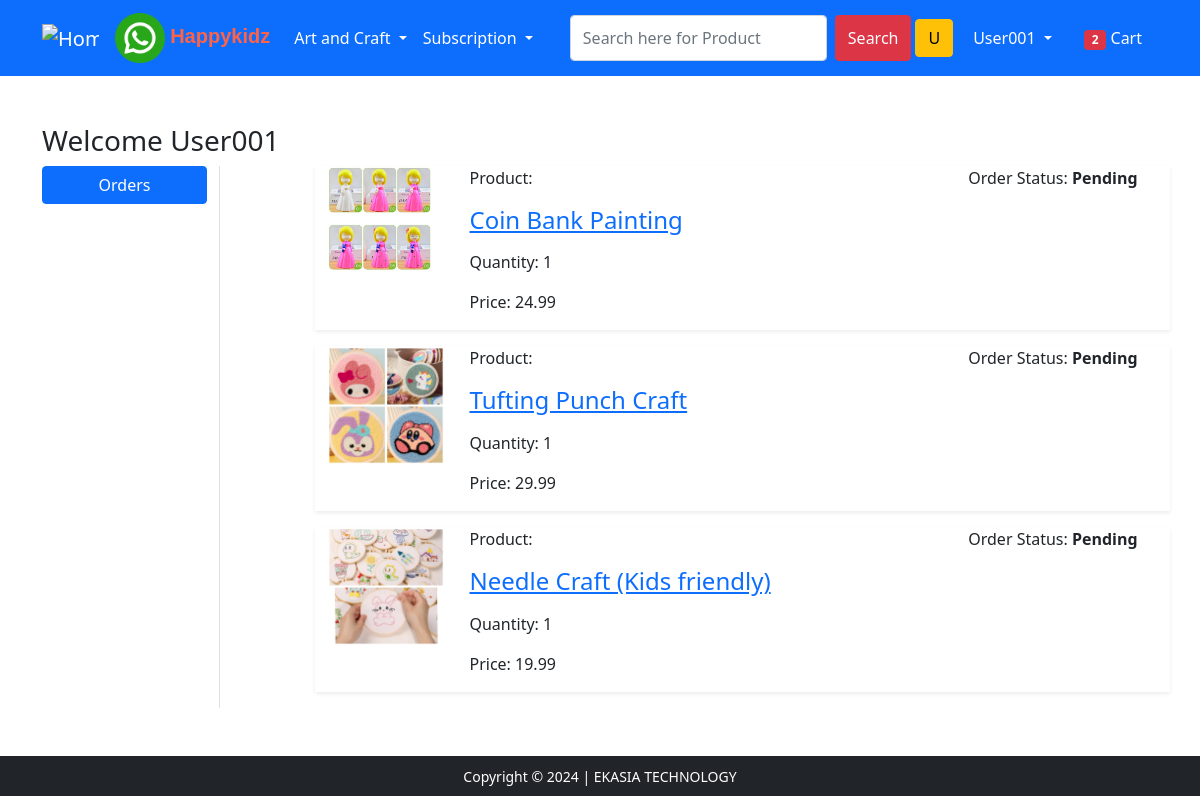
The app's page /orders/ (signed in) with its own data.
### app/models.py (models this page shows, shortened)
class OrderPlaced(models.Model):
    user=models.ForeignKey(User, on_delete=models.CASCADE)
    customer=models.ForeignKey(Customer, on_delete=models.CASCADE)
    product=models.ForeignKey(Product, on_delete=models.CASCADE)
    quantity=models.PositiveBigIntegerField(default=1)
    ordered_date=models.DateField(auto_now_add=True)
    status=models.CharField(max_length=54,choices=STATUS_CHOICES,default='Pending')
    @property
    def total_cost(self):
        return self.quantity * self.product.discounted_price

class Product(models.Model):
    title=models.CharField(max_length=256)
    selling_price=models.FloatField()
    discounted_price=models.FloatField()
    description=models.TextField(max_length=1000)
    brand=models.CharField(max_length=50)
    category=models.CharField(max_length=2,choices=CATEGORY_CHOICES)
    product_image=models.ImageField(upload_to='productsimg')

### app/views.py (the view)
# urls.py: path('orders/', views.orders, name='orders'),
@login_required
def orders(request):
 total_item=0
 order_placed=OrderPlaced.objects.filter(user=request.user)
 if request.user.is_authenticated:
        total_item=len(Cart.objects.filter(user=request.user))
 return render(request, 'app/orders.html',{'order_placed':order_placed,'total_item':total_item})

### app/templates/app/orders.html (shortened to what this page needs)
{% extends 'app/base.html' %} {% load static %}  {% block main-content %}
<div class="container my-5">
  <div class="row">
    <h3>Welcome <span class="text-capitalize">{{request.user}}</span></h3>
    <div class="col-sm-2 border-end">
      <ul class="list-unstyled">
        <li class="d-grid">
          <a href="{% url 'orders' %}" class="btn btn-primary">Orders</a>
        </li>
      </ul>
    </div>
    <div class="col-sm-9 offset-sm-1">
      {% for op in order_placed %}
      <div class="row shadow-sm mb-3">
        <div class="col-sm-2">
          <img
            src="{{op.product.product_image.url}}"
            alt=""
            class="img-fluid"
            height="140"
            width="140"
          />
        </div>
        <div class="col-sm-7">
          <p>Product: <h4><a href="{% url 'product-detail' op.product.id %}">{{op.product.title}}</a></h4></p>
          <p>Quantity: {{op.quantity}}</p>
          <p>Price: {{op.total_cost}}</p>
        </div>
        <div class="col-sm-3">
          <p >Order Status: <strong>{{op.status}}</strong></p>
        </div>
      </div>
      {% endfor %}
    </div>
  </div>
</div>
{% endblock main-content %}

### app/templates/app/base.html (shortened to what this page needs)
<!DOCTYPE html>
{% load static %}
<html lang="en">
  <head>
    <link
      href="https://cdn.jsdelivr.net/npm/bootstrap@5.0.0-beta1/dist/css/bootstrap.min.css"
      rel="stylesheet"
    />
    <link rel="stylesheet" href="{% static 'app/css/owl.carousel.min.css' %}" />
    <link rel="stylesheet" href="{% static 'app/css/all.min.css' %}" />
    <link rel="stylesheet" href="{% static 'app/css/style.css' %}" />
  </head>
  <body>
    <nav class="navbar navbar-expand-lg navbar-dark bg-primary">
      <div class="container">
        <a class="navbar-brand" href="/"><img style="height:50px;" src="{% static 'app/images/logo.png' %}" alt="Home">
        </a>
        <a class="navbar-brand" href="https://wa.me/60166639729" target="blank"><img style="height:50px;" src="{% static 'app/images/whatsapp_logo.png' %}" alt="Whatsapp">
          <b><span style="font-family:sans-serif; font-size:100%; color:tomato;">Happykidz </span></b>
        </a>
        <div class="collapse navbar-collapse" id="navbarSupportedContent">
          <ul class="navbar-nav me-auto mb-2 mb-lg-0">
            <li class="nav-item dropdown">
              <a
                class="nav-link dropdown-toggle text-white"
                href="#"
                id="artcraftDropdown"
                role="button"
                data-bs-toggle="dropdown"
                aria-expanded="false"
              >
                Art and Craft
              </a>
            </li>
            <li class="nav-item dropdown">
              <a
                class="nav-link dropdown-toggle text-white"
                href="#"
                id="fashionDropdown"
                role="button"
                data-bs-toggle="dropdown"
                aria-expanded="false"
              >
                Subscription
              </a>
            </li>
          </ul>
          <form class="d-flex" method="get" action="/search">
            <input
              class="form-control me-2"
              type="search"
              placeholder="Search here for Product"
              aria-label="Search"
              name="query"
              id="query"
            />
            <div class="d-flex">
              <button class="btn btn-danger">Search</button>
              {% if request.user.is_authenticated %}
              <a href="{% url 'profile' %}" class="btn btn-warning m-1">
                <span class="text-capitalize"
                  >{{ request.user.username|first }}</span
                >
              </a>
              {% endif %}
            </div>
          </form>
          <div>
            <ul class="navbar-nav me-auto mb-2 mb-lg-0">
              {% if request.user.is_authenticated %}
              <li class="nav-item dropdown mx-2">
                <a
                  class="nav-link dropdown-toggle text-white"
                  href="#"
                  id="profileDropdown"
                  role="button"
                  data-bs-toggle="dropdown"
                  aria-expanded="false"
                >
                  <span class="text-capitalize">{{request.user}}</span>
                </a>
              </li>
              <li class="nav-item mx-2">
                <a href="{% url 'show_cart' %}" class="nav-link text-white"
                  ><span class="badge bg-danger" id="total_item"
                    >{{total_item}}</span
                  >
                  Cart
                </a>
              </li>
              {% endif %}
            </ul>
          </div>
        </div>
      </div>
    </nav>
     {% block main-content %} {% endblock main-content %}
    <footer class="container-fluid bg-dark text-center p-2 mt-5">
      <small class="text-white">Copyright &copy; 2024 | EKASIA TECHNOLOGY </small>
    </footer>
  </body>
</html>

### records on screen
OrderPlaced: product.product_image (picture), product "Coin Bank Painting", quantity "1", total_cost "24.99", status "Pending"
OrderPlaced: product.product_image (picture), product "Tufting Punch Craft", quantity "1", total_cost "29.99", status "Pending"
OrderPlaced: product.product_image (picture), product "Needle Craft (Kids friendly)", quantity "1", total_cost "19.99", status "Pending"

### other values on screen
{{ request.user.username|first }} "U"
{{ request.user }} "User001"
{{ total_item }} "2"
